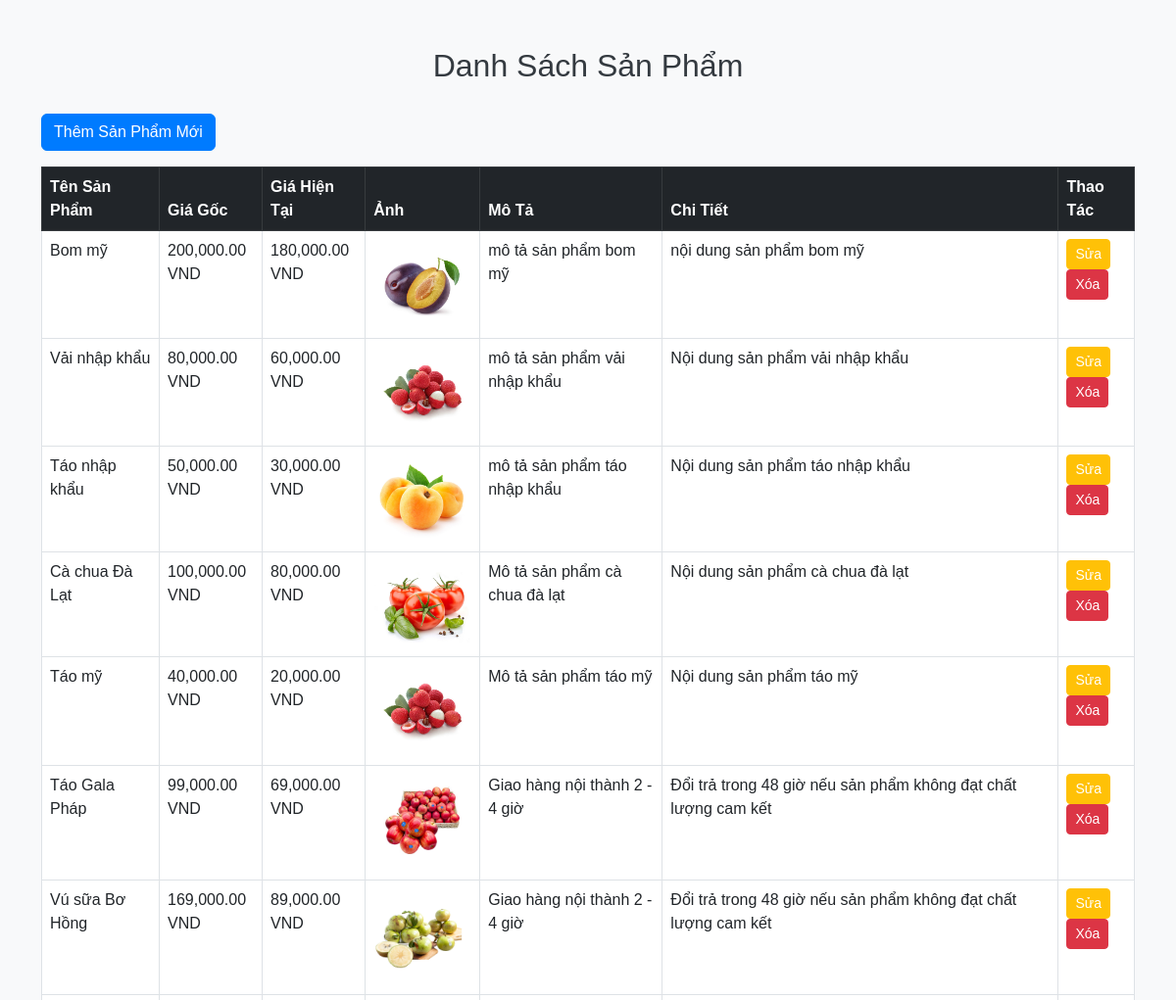
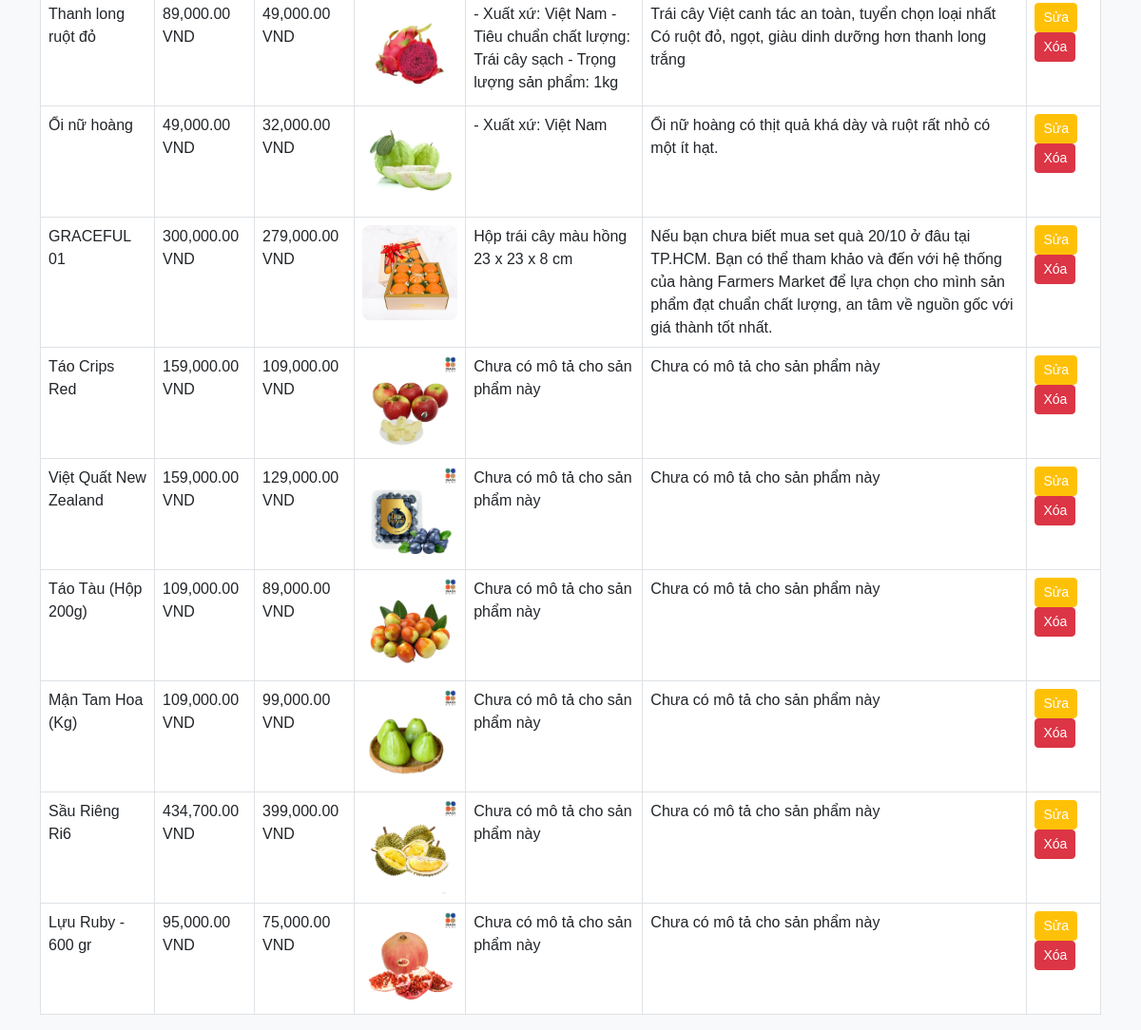
/danhsachsanpham.php, run on the app's committed database (2 pictures, top to bottom).
### tables this page shows
CREATE TABLE `products` (
  `id` int(11) NOT NULL,
  `product_name` varchar(255) NOT NULL,
  `product_price` decimal(10,2) NOT NULL,
  `product_current_price` decimal(10,2) NOT NULL,
  `product_image` varchar(255) NOT NULL,
  `product_description` text DEFAULT NULL,
  `product_detail` text DEFAULT NULL
);

### danhsachsanpham.php (the view, shortened to what this page needs)
<?php
include 'db_connection.php';
$products = mysqli_query($conn, "SELECT * FROM products");
?>
<!DOCTYPE html>
<html lang="en">
<head>
    <link href="https://cdn.jsdelivr.net/npm/bootstrap@5.3.0-alpha3/dist/css/bootstrap.min.css" rel="stylesheet">
</head>
<body>
    <div class="container mt-5">
        <h2>Danh Sách Sản Phẩm</h2>
        <a href="them_san_pham.php" class="btn btn-primary mb-3">Thêm Sản Phẩm Mới</a>
        <div class="table-responsive">
            <table class="table table-bordered table-hover">
                <thead class="table-dark">
                    <tr>
                        <th>Tên Sản Phẩm</th>
                        <th>Giá Gốc</th>
                        <th>Giá Hiện Tại</th>
                        <th>Ảnh</th>
                        <th>Mô Tả</th>
                        <th>Chi Tiết</th>
                        <th>Thao Tác</th>
                    </tr>
                </thead>
                <tbody>
                    <?php while ($product = mysqli_fetch_assoc($products)) { ?>
                        <tr>
                            <td><?php echo $product['product_name']; ?></td>
                            <td><?php echo number_format($product['product_price'], 2); ?> VND</td>
                            <td><?php echo number_format($product['product_current_price'], 2); ?> VND</td>
                            <td><img src="<?php echo $product['product_image']; ?>" width="100" alt="Product Image"></td>
                            <td><?php echo $product['product_description']; ?></td>
                            <td><?php echo $product['product_detail']; ?></td>
                            <td>
                                <a href="sua_san_pham.php?id=<?php echo $product['id']; ?>" class="btn btn-warning btn-sm">Sửa</a>
                                <a href="xoa_san_pham.php?id=<?php echo $product['id']; ?>" class="btn btn-danger btn-sm" onclick="return confirm('Bạn có chắc chắn muốn xóa sản phẩm này?');">Xóa</a>
                            </td>
                        </tr>
                    <?php } ?>
                </tbody>
            </table>
        </div>
    </div>
</body>
</html>

### danhsachsanpham.php (style rules this page uses)
body { background-color: #f8f9fa; font-family: Arial, sans-serif; }
h2 { text-align: center; margin-bottom: 30px; color: #343a40; }
.table img { border-radius: 8px; }
.btn { margin-right: 5px; }
.btn-primary { background-color: #007bff; border-color: #007bff; }
.btn-warning { color: #fff; }

### data on the page
products: product_name "Bom mỹ", product_price "200,000.00", product_current_price "180,000.00", product_image (picture), product_description "mô tả sản phẩm bom mỹ", product_detail "nội dung sản phẩm bom mỹ"
products: product_name "Vải nhập khẩu", product_price "80,000.00", product_current_price "60,000.00", product_image (picture), product_description "mô tả sản phẩm vải nhập khẩu", product_detail "Nội dung sản phẩm vải nhập khẩu"
products: product_name "Táo nhập khẩu", product_price "50,000.00", product_current_price "30,000.00", product_image (picture), product_description "mô tả sản phẩm táo nhập khẩu", product_detail "Nội dung sản phẩm táo nhập khẩu"
products: product_name "Cà chua Đà Lạt", product_price "100,000.00", product_current_price "80,000.00", product_image (picture), product_description "Mô tả sản phẩm cà chua đà lạt", product_detail "Nội dung sản phẩm cà chua đà lạt"
products: product_name "Táo mỹ", product_price "40,000.00", product_current_price "20,000.00", product_image (picture), product_description "Mô tả sản phẩm táo mỹ", product_detail "Nội dung sản phẩm táo mỹ"
products: product_name "Táo Gala Pháp", product_price "99,000.00", product_current_price "69,000.00", product_image (picture), product_description "Giao hàng nội thành 2 - 4 giờ", product_detail "Đổi trả trong 48 giờ nếu sản phẩm không đạt chất lượng cam kết"
products: product_name "Vú sữa Bơ Hồng", product_price "169,000.00", product_current_price "89,000.00", product_image (picture), product_description "Giao hàng nội thành 2 - 4 giờ", product_detail "Đổi trả trong 48 giờ nếu sản phẩm không đạt chất lượng cam kết"
products: product_name "Thanh long ruột đỏ", product_price "89,000.00", product_current_price "49,000.00", product_image (picture), product_description "- Xuất xứ: Việt Nam - Tiêu chuẩn chất lượng: Trái cây sạch - Trọng lượng sản phẩm: 1kg", product_detail "Trái cây Việt canh tác an toàn, tuyển chọn loại nhất Có ruột đỏ, ngọt, giàu dinh dưỡng hơn thanh long trắng"
products: product_name "Ổi nữ hoàng", product_price "49,000.00", product_current_price "32,000.00", product_image (picture), product_description "- Xuất xứ: Việt Nam", product_detail "Ổi nữ hoàng có thịt quả khá dày và ruột rất nhỏ có một ít hạt."
products: product_name "GRACEFUL 01", product_price "300,000.00", product_current_price "279,000.00", product_image (picture), product_description "Hộp trái cây màu hồng 23 x 23 x 8 cm", product_detail "Nếu bạn chưa biết mua set quà 20/10 ở đâu tại TP.HCM. Bạn có thể tham khảo và đến với hệ thống của hàng Farmers Market để lựa chọn cho mình sản phẩm đạt chuẩn chất lượng, an tâm về nguồn gốc với giá thành tốt nhất."
products: product_name "Táo Crips Red", product_price "159,000.00", product_current_price "109,000.00", product_image (picture), product_description "Chưa có mô tả cho sản phẩm này", product_detail "Chưa có mô tả cho sản phẩm này"
products: product_name "Việt Quất New Zealand", product_price "159,000.00", product_current_price "129,000.00", product_image (picture), product_description "Chưa có mô tả cho sản phẩm này", product_detail "Chưa có mô tả cho sản phẩm này"
products: product_name "Táo Tàu (Hộp 200g)", product_price "109,000.00", product_current_price "89,000.00", product_image (picture), product_description "Chưa có mô tả cho sản phẩm này", product_detail "Chưa có mô tả cho sản phẩm này"
products: product_name "Mận Tam Hoa (Kg)", product_price "109,000.00", product_current_price "99,000.00", product_image (picture), product_description "Chưa có mô tả cho sản phẩm này", product_detail "Chưa có mô tả cho sản phẩm này"
products: product_name "Sầu Riêng Ri6", product_price "434,700.00", product_current_price "399,000.00", product_image (picture), product_description "Chưa có mô tả cho sản phẩm này", product_detail "Chưa có mô tả cho sản phẩm này"
products: product_name "Lựu Ruby - 600 gr", product_price "95,000.00", product_current_price "75,000.00", product_image (picture), product_description "Chưa có mô tả cho sản phẩm này", product_detail "Chưa có mô tả cho sản phẩm này"
